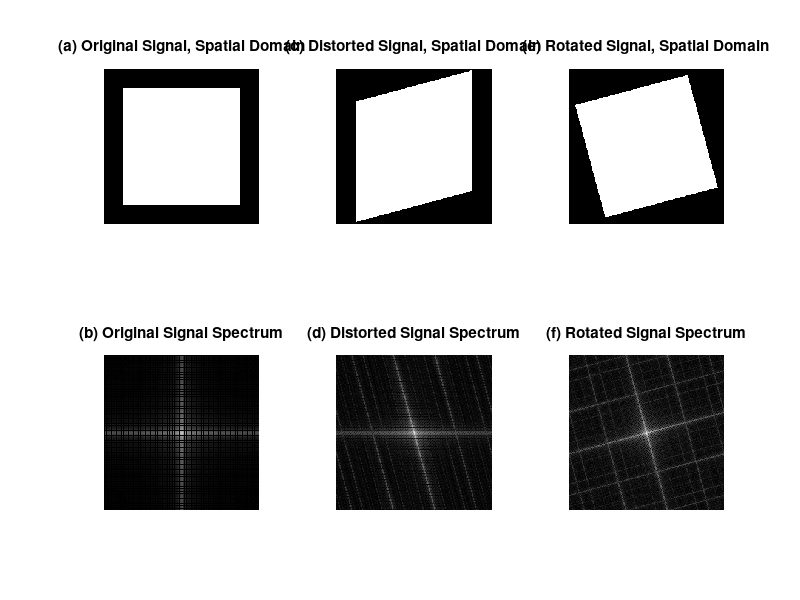

MATLAB code for this plot: (Note: this script raises an error after producing the figure.)
clc
close all
clear all

% Create a square matrix
M = 256;    % Matrix height
N2 = 256;   % Matrix width
S0 = zeros(M,N2);

% Create a centered rectangular region with value 1
S0(M/8+1:M*7/8,N2/8+1:N2*7/8) = 1;

% Compute the 2-D Fourier transform of the original signal
S0_ff = fftshift(fft2(fftshift(S0)));

% Take the magnitude of the spectrum
S0_ff = abs(S0_ff);

% Normalize the spectrum
S0_ff = S0_ff./max(max(S0_ff));

% Convert the normalized spectrum to decibel scale
S0_ff = 20*log10(S0_ff+1e-4);

% Display the original signal
% figure
% imagesc(S0);
% colormap gray                 % Use a predefined grayscale colormap
% axis off image                % Hide axes and preserve image aspect ratio
%
% % Other available colormaps:
% % colormap parula
% % colormap jet
% % colormap hot
% % colormap cool
% % colormap spring
% % colormap summer
% % colormap autumn
% % colormap winter
% % ...
%
% Display the spectrum of the original signal
% figure
% imagesc(S0_ff);
% colormap gray
% axis off image


%% Distort / shear the signal

S1 = zeros(M,N2);

% Transformation angle
theta = -pi/12;

for ii = 1:M
    for jj = 1:N2
        
        % Shift the coordinate origin to the center of the matrix
        x = jj-N2/2;
        y = ii-M/2;
        
        % Apply a shear/distortion transformation
        At = [1 0; sin(-theta) cos(-theta)]*[x y].';
        
        % Convert transformed coordinates back to matrix indices
        xx = round(At(1,1)+N2/2);
        yy = round(At(2,1)+M/2);
        
        % Equivalent coordinate calculation
        % xx = round(x+N/2);
        % yy = round(x*sin(-theta)+y*cos(-theta)+M/2);
        
        % Copy the original pixel value if the transformed coordinate
        % remains inside the image boundaries
        if(xx>=1 && xx<=N2 && yy>=1 && yy<=N2)
            S1(ii,jj) = S0(yy,xx);
        end
    end
end

% Compute the 2-D Fourier transform of the distorted signal
S1_ff = fftshift(fft2(fftshift(S1)));

% Take the magnitude of the spectrum
S1_ff = abs(S1_ff);

% Normalize the spectrum
S1_ff = S1_ff./max(max(S1_ff));

% Convert the spectrum to decibel scale
S1_ff = 20*log10(S1_ff+1e-4);

% Display the distorted signal
% figure
% imagesc(S1);
% colormap gray
% axis off image
%
% Display the spectrum of the distorted signal
% figure
% imagesc(S1_ff);
% colormap gray
% axis off image


%% Rotate the signal

S2 = zeros(M,N2);

for ii = 1:M
    for jj = 1:N2
        
        % Shift the coordinate origin to the center of the matrix
        x = jj-N2/2;
        y = ii-M/2;
        
        % Apply a standard 2-D rotation transformation
        At = [cos(-theta) -sin(-theta); ...
              sin(-theta)  cos(-theta)]*[x y].';
        
        % Convert transformed coordinates back to matrix indices
        xx = round(At(1,1)+N2/2);
        yy = round(At(2,1)+M/2);
        
        % Equivalent coordinate calculation
        % xx = round(x*cos(-theta)-y*sin(-theta)+N/2);
        % yy = round(x*sin(-theta)+y*cos(-theta)+M/2);
        
        % Copy the original pixel value if the transformed coordinate
        % remains inside the image boundaries
        if(xx>=1 && xx<=N2 && yy>=1 && yy<=N2)
            S2(ii,jj) = S0(yy,xx);
        end
    end
end

% Compute the 2-D Fourier transform of the rotated signal
S2_ff = fftshift(fft2(fftshift(S2)));

% Take the magnitude of the spectrum
S2_ff = abs(S2_ff);

% Normalize the spectrum
S2_ff = S2_ff./max(max(S2_ff));

% Convert the spectrum to decibel scale
S2_ff = 20*log10(S2_ff+1e-4);

% Display the rotated signal
% figure
% imagesc(S2);
% colormap gray
% axis off image
%
% Display the spectrum of the rotated signal
% figure
% imagesc(S2_ff);
% colormap gray
% axis off image


%% Plot all results

figure;
colormap gray

% Original signal in the spatial/time domain
subplot(2,3,1)
imagesc(S0);
axis off image
title('(a) Original Signal, Spatial Domain')

% Spectrum of the original signal
subplot(2,3,4)
imagesc(S0_ff);
axis off image
title('(b) Original Signal Spectrum')

% Distorted signal in the spatial/time domain
subplot(2,3,2)
imagesc(S1);
axis off image
title('(c) Distorted Signal, Spatial Domain')

% Spectrum of the distorted signal
subplot(2,3,5)
imagesc(S1_ff);
axis off image
title('(d) Distorted Signal Spectrum')

% Rotated signal in the spatial/time domain
subplot(2,3,3)
imagesc(S2);
axis off image
title('(e) Rotated Signal, Spatial Domain')

% Spectrum of the rotated signal
subplot(2,3,6)
imagesc(S2_ff);
axis off image
title('(f) Rotated Signal Spectrum')

% Overall figure title
suptitle('Figure 2.2 Fourier Transform Pairs with Data Distortion and Rotation')
